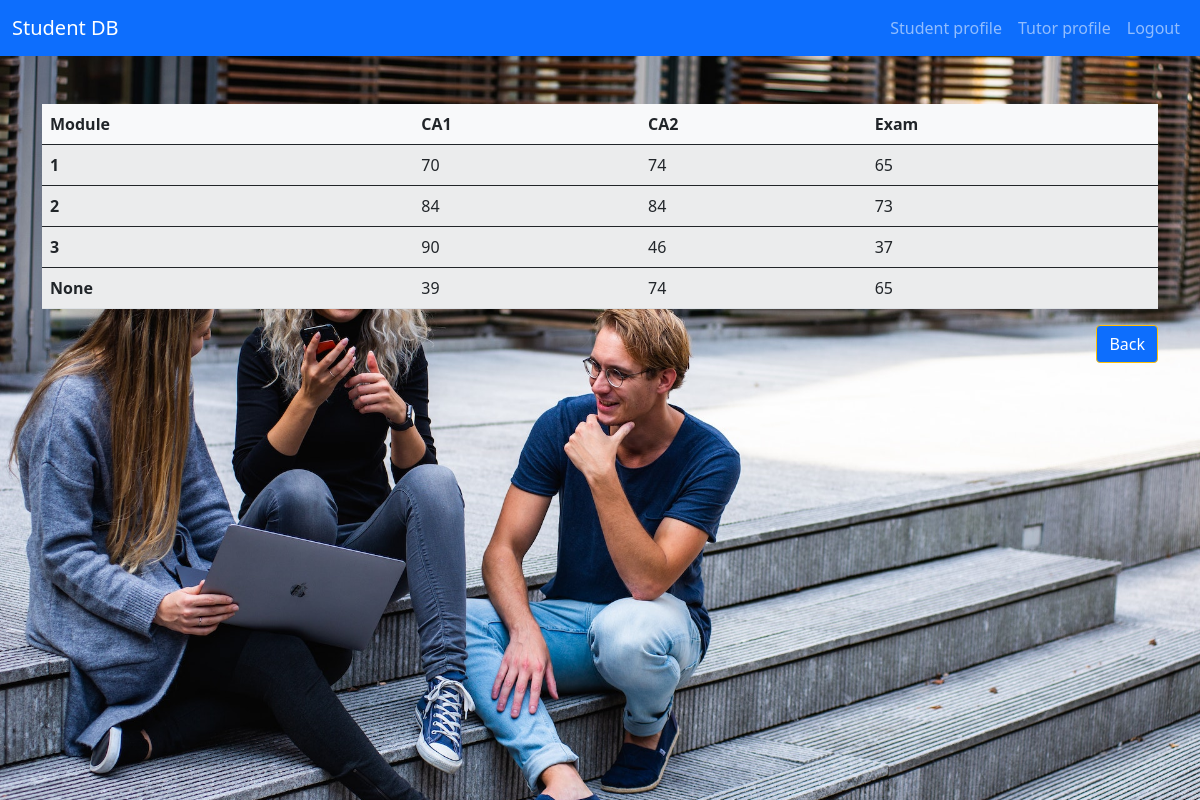
Page /student_grades_check/4 (signed in) on the committed database.
### application/models.py (models this page shows)
class Enrolments(db.Model):
    id = db.Column(db.Integer, primary_key=True)
    enrol_student_id = db.Column('students_id', db.Integer, db.ForeignKey('students.id')) # FK students
    enrol_module_id = db.Column('modules_id', db.Integer, db.ForeignKey('modules.id')) # FK modules
    academic_year = db.Column(db.Date, nullable=False)
    ca1_score = db.Column(db.Integer)
    ca2_score = db.Column(db.Integer)
    exam_score = db.Column(db.Integer)

### application/routes.py (the view)
@app.route("/student_grades_check/<int:student_id>")
def student_grades_check(student_id):
    if session['user_email']:
        enrolments = Enrolments.query.filter_by(enrol_student_id=student_id).all()
    return render_template("student_grades.html", enrolments=enrolments)

### templates/student_grades.html
{% extends "base.html" %}
{% block content %}
<section>
    <div class="container pt-5">
        <table class="table table-striped bg-light">
            <thead>
              <tr>
                <th scope="col">Module</th>
                <th scope="col">CA1</th>
                <th scope="col">CA2</th>
                <th scope="col">Exam</th>
              </tr>
            </thead>
            {% for enrolment in enrolments %}
            <tbody>
              <tr>
                <th scope="row">{{ enrolment.enrol_module_id }}</th>
                <td> {{ enrolment.ca1_score }} </td>
                <td> {{ enrolment.ca2_score }} </td>
                <td> {{ enrolment.exam_score }} </td>
              </tr>
            </tbody>
            {% endfor %}
        </table>
        <div class="text-end">
        <a href="{{ url_for('profile', user_email=session['user_email']) }}" class="btn btn-primary border-warning">Back</a>
        </div>
    </div>
</section>
{% endblock %}

### static/css/style.css (style rules this page uses)
body { color: white; }

### rows in the picture
Enrolments: enrol_module_id "1", ca1_score "70", ca2_score "74", exam_score "65"
Enrolments: enrol_module_id "2", ca1_score "84", ca2_score "84", exam_score "73"
Enrolments: enrol_module_id "3", ca1_score "90", ca2_score "46", exam_score "37"
Enrolments: enrol_module_id "None", ca1_score "39", ca2_score "74", exam_score "65"
